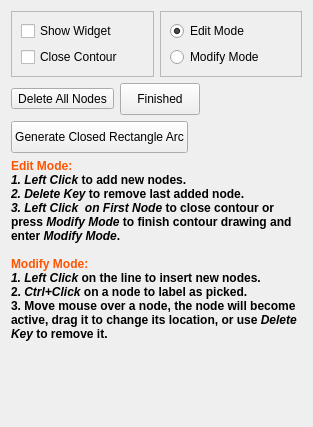
<?xml version="1.0" encoding="UTF-8"?>
<ui version="4.0">
 <class>qtArcWidget</class>
 <widget class="QWidget" name="qtArcWidget">
  <property name="geometry">
   <rect>
    <x>0</x>
    <y>0</y>
    <width>313</width>
    <height>427</height>
   </rect>
  </property>
  <property name="windowTitle">
   <string>Form</string>
  </property>
  <layout class="QVBoxLayout" name="verticalLayout_3">
   <item>
    <layout class="QHBoxLayout" name="horizontalLayout">
     <item>
      <widget class="QFrame" name="frame_2">
       <property name="frameShape">
        <enum>QFrame::StyledPanel</enum>
       </property>
       <property name="frameShadow">
        <enum>QFrame::Raised</enum>
       </property>
       <layout class="QGridLayout" name="gridLayout">
        <item row="0" column="0">
         <widget class="QCheckBox" name="Visibility">
          <property name="text">
           <string>Show Widget</string>
          </property>
         </widget>
        </item>
        <item row="1" column="0">
         <widget class="QCheckBox" name="Closed">
          <property name="text">
           <string>Close Contour</string>
          </property>
         </widget>
        </item>
       </layout>
      </widget>
     </item>
     <item>
      <widget class="QFrame" name="frame_3">
       <property name="frameShape">
        <enum>QFrame::StyledPanel</enum>
       </property>
       <property name="frameShadow">
        <enum>QFrame::Raised</enum>
       </property>
       <layout class="QVBoxLayout" name="verticalLayout_2">
        <item>
         <widget class="QRadioButton" name="EditMode">
          <property name="toolTip">
           <string>Enter Edit Mode</string>
          </property>
          <property name="text">
           <string>Edit Mode</string>
          </property>
          <property name="checked">
           <bool>true</bool>
          </property>
         </widget>
        </item>
        <item>
         <widget class="QRadioButton" name="ModifyMode">
          <property name="toolTip">
           <string>Enter Modify Mode</string>
          </property>
          <property name="text">
           <string>Modify Mode</string>
          </property>
         </widget>
        </item>
       </layout>
      </widget>
     </item>
    </layout>
   </item>
   <item>
    <layout class="QHBoxLayout" name="horizontalLayout_2">
     <item>
      <widget class="QToolButton" name="Delete">
       <property name="text">
        <string>Delete All Nodes</string>
       </property>
       <property name="icon">
        <iconset resource="qtWidgetsIcons.qrc">
         <normaloff>:/icons/pqwidgets/delete.png</normaloff>:/icons/pqwidgets/delete.png</iconset>
       </property>
       <property name="toolButtonStyle">
        <enum>Qt::ToolButtonTextBesideIcon</enum>
       </property>
      </widget>
     </item>
     <item>
      <widget class="QPushButton" name="Finished">
       <property name="sizePolicy">
        <sizepolicy hsizetype="Fixed" vsizetype="Fixed">
         <horstretch>0</horstretch>
         <verstretch>0</verstretch>
        </sizepolicy>
       </property>
       <property name="minimumSize">
        <size>
         <width>0</width>
         <height>32</height>
        </size>
       </property>
       <property name="text">
        <string>Finished</string>
       </property>
       <property name="shortcut">
        <string>Alt+F</string>
       </property>
      </widget>
     </item>
     <item>
      <spacer name="horizontalSpacer">
       <property name="orientation">
        <enum>Qt::Horizontal</enum>
       </property>
       <property name="sizeHint" stdset="0">
        <size>
         <width>40</width>
         <height>20</height>
        </size>
       </property>
      </spacer>
     </item>
    </layout>
   </item>
   <item>
    <widget class="QPushButton" name="buttonRectArc">
     <property name="sizePolicy">
      <sizepolicy hsizetype="Fixed" vsizetype="Fixed">
       <horstretch>0</horstretch>
       <verstretch>0</verstretch>
      </sizepolicy>
     </property>
     <property name="minimumSize">
      <size>
       <width>0</width>
       <height>32</height>
      </size>
     </property>
     <property name="text">
      <string>Generate Closed Rectangle Arc</string>
     </property>
    </widget>
   </item>
   <item>
    <widget class="QLabel" name="label">
     <property name="text">
      <string>&lt;!DOCTYPE HTML PUBLIC &quot;-//W3C//DTD HTML 4.0//EN&quot; &quot;http://www.w3.org/TR/REC-html40/strict.dtd&quot;&gt;
&lt;html&gt;&lt;head&gt;&lt;meta name=&quot;qrichtext&quot; content=&quot;1&quot; /&gt;&lt;style type=&quot;text/css&quot;&gt;
p, li { white-space: pre-wrap; }
&lt;/style&gt;&lt;/head&gt;&lt;body style=&quot; font-family:'MS Shell Dlg 2'; font-size:8.25pt; font-weight:400; font-style:normal;&quot;&gt;
&lt;p style=&quot; margin-top:0px; margin-bottom:0px; margin-left:0px; margin-right:0px; -qt-block-indent:0; text-indent:0px;&quot;&gt;&lt;span style=&quot; font-family:'Helvetica'; font-size:9pt; font-weight:600; color:#ff5500;&quot;&gt;Edit Mode:&lt;/span&gt;&lt;/p&gt;
&lt;p style=&quot; margin-top:0px; margin-bottom:0px; margin-left:0px; margin-right:0px; -qt-block-indent:0; text-indent:0px;&quot;&gt;&lt;span style=&quot; font-family:'Helvetica'; font-size:9pt; font-weight:600; font-style:italic;&quot;&gt;1. Left Click &lt;/span&gt;&lt;span style=&quot; font-family:'Helvetica'; font-size:9pt; font-weight:600;&quot;&gt;to add new nodes.&lt;/span&gt;&lt;/p&gt;
&lt;p style=&quot; margin-top:0px; margin-bottom:0px; margin-left:0px; margin-right:0px; -qt-block-indent:0; text-indent:0px;&quot;&gt;&lt;span style=&quot; font-family:'Helvetica'; font-size:9pt; font-weight:600; font-style:italic;&quot;&gt;2. Delete Key &lt;/span&gt;&lt;span style=&quot; font-family:'Helvetica'; font-size:9pt; font-weight:600;&quot;&gt;to remove last added node.&lt;/span&gt;&lt;/p&gt;
&lt;p style=&quot; margin-top:0px; margin-bottom:0px; margin-left:0px; margin-right:0px; -qt-block-indent:0; text-indent:0px;&quot;&gt;&lt;span style=&quot; font-family:'Helvetica'; font-size:9pt; font-weight:600; font-style:italic;&quot;&gt;3. Left Click  on First Node &lt;/span&gt;&lt;span style=&quot; font-family:'Helvetica'; font-size:9pt; font-weight:600;&quot;&gt;to close contour or press &lt;/span&gt;&lt;span style=&quot; font-family:'Helvetica'; font-size:9pt; font-weight:600; font-style:italic;&quot;&gt;Modify Mode &lt;/span&gt;&lt;span style=&quot; font-family:'Helvetica'; font-size:9pt; font-weight:600;&quot;&gt;to finish contour drawing and enter &lt;/span&gt;&lt;span style=&quot; font-family:'Helvetica'; font-size:9pt; font-weight:600; font-style:italic;&quot;&gt;Modify Mode&lt;/span&gt;&lt;span style=&quot; font-family:'Helvetica'; font-size:9pt; font-weight:600;&quot;&gt;.&lt;/span&gt;&lt;/p&gt;
&lt;p style=&quot;-qt-paragraph-type:empty; margin-top:0px; margin-bottom:0px; margin-left:0px; margin-right:0px; -qt-block-indent:0; text-indent:0px; font-family:'Helvetica'; font-size:9pt; font-weight:600; font-style:italic;&quot;&gt;&lt;/p&gt;
&lt;p style=&quot; margin-top:0px; margin-bottom:0px; margin-left:0px; margin-right:0px; -qt-block-indent:0; text-indent:0px;&quot;&gt;&lt;span style=&quot; font-family:'Helvetica'; font-size:9pt; font-weight:600; color:#ff5500;&quot;&gt;Modify Mode:&lt;/span&gt;&lt;/p&gt;
&lt;p style=&quot; margin-top:0px; margin-bottom:0px; margin-left:0px; margin-right:0px; -qt-block-indent:0; text-indent:0px;&quot;&gt;&lt;span style=&quot; font-family:'Helvetica'; font-size:9pt; font-weight:600; font-style:italic;&quot;&gt;1. Left Click &lt;/span&gt;&lt;span style=&quot; font-family:'Helvetica'; font-size:9pt; font-weight:600;&quot;&gt;on the line to insert new nodes.&lt;/span&gt;&lt;/p&gt;
&lt;p style=&quot; margin-top:0px; margin-bottom:0px; margin-left:0px; margin-right:0px; -qt-block-indent:0; text-indent:0px;&quot;&gt;&lt;span style=&quot; font-family:'Helvetica'; font-size:9pt; font-weight:600;&quot;&gt;2.&lt;/span&gt;&lt;span style=&quot; font-family:'Helvetica'; font-size:9pt; font-weight:600; font-style:italic;&quot;&gt; Ctrl+Click&lt;/span&gt;&lt;span style=&quot; font-family:'Helvetica'; font-size:9pt; font-weight:600;&quot;&gt; on a node to label as picked.&lt;/span&gt;&lt;/p&gt;
&lt;p style=&quot; margin-top:0px; margin-bottom:0px; margin-left:0px; margin-right:0px; -qt-block-indent:0; text-indent:0px;&quot;&gt;&lt;span style=&quot; font-family:'Helvetica'; font-size:9pt; font-weight:600;&quot;&gt;3. Move mouse over a node, the node will become active, drag it to change its location, or use &lt;/span&gt;&lt;span style=&quot; font-family:'Helvetica'; font-size:9pt; font-weight:600; font-style:italic;&quot;&gt;Delete Key &lt;/span&gt;&lt;span style=&quot; font-family:'Helvetica'; font-size:9pt; font-weight:600;&quot;&gt;to remove it.&lt;/span&gt;&lt;span style=&quot; font-family:'Helvetica'; font-size:9pt; font-weight:600; font-style:italic;&quot;&gt; &lt;/span&gt;&lt;/p&gt;
&lt;p style=&quot;-qt-paragraph-type:empty; margin-top:0px; margin-bottom:0px; margin-left:0px; margin-right:0px; -qt-block-indent:0; text-indent:0px; font-size:8pt;&quot;&gt;&lt;/p&gt;&lt;/body&gt;&lt;/html&gt;</string>
     </property>
     <property name="wordWrap">
      <bool>true</bool>
     </property>
    </widget>
   </item>
   <item>
    <spacer name="verticalSpacer">
     <property name="orientation">
      <enum>Qt::Vertical</enum>
     </property>
     <property name="sizeHint" stdset="0">
      <size>
       <width>20</width>
       <height>40</height>
      </size>
     </property>
    </spacer>
   </item>
  </layout>
 </widget>
 <resources>
  <include location="qtWidgetsIcons.qrc"/>
 </resources>
 <connections/>
</ui>
